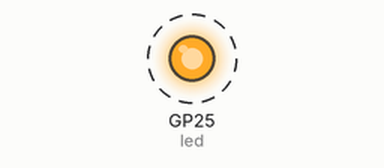
Simulated run of this program. Board: Raspberry Pi Pico running MicroPython. On the bench: output pins drawn as LEDs (lit = HIGH). Dashed ring = blinking. WiFi joins after 1.5 s; what the program prints to the serial console is not drawn.

Above: at 5.05 s.
Timing chart, 0 to 8.0 s (numbered marks = the images above):
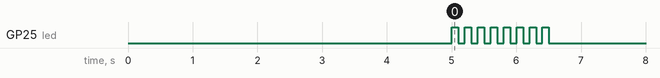

Measured:
- by itself, GP25 (led): alternates HIGH for 0.10 s and LOW for 0.10 s, 16 changes in all, then stays LOW

The program:

pico-door-sensor.py
```python
# Simple Door Sensor with 2 Classes for Pico 2W
# Easy to understand, perfect for school projects!

from machine import Pin
import time
import network

# Change this to your WiFi info
WIFI_NAME = "FIU_Public_Wifi"
WIFI_PASSWORD = "OrangePanther"

class LED:
    """Simple LED class for visual feedback"""

    def __init__(self):
        """Set up the built-in LED"""
        self.led = Pin(25, Pin.OUT)

    def blink_fast(self):
        """Fast blink for door open alert"""
        for _ in range(8):
            self.led.on()
            time.sleep(0.1)
            self.led.off()
            time.sleep(0.1)

    def blink_slow(self):
        """Slow blink for door closed confirmation"""
        for _ in range(3):
            self.led.on()
            time.sleep(0.4)
            self.led.off()
            time.sleep(0.3)

class DoorSensor:
    """Main door sensor class that controls everything"""

    def __init__(self):
        """Set up the door sensor system"""
        self.sensor = Pin(18, Pin.IN, Pin.PULL_UP)  # Reed switch on pin 18
        self.led = LED()                            # Create LED controller
        self.last_state = None                      # Track door state changes

        print("🚪 Door Sensor Ready!")
        print("Connect reed switch to pin 18 and ground")

    def connect_wifi(self):
        """Connect to WiFi network"""
        if WIFI_NAME != "YourWiFi":
            try:
                wifi = network.WLAN(network.STA_IF)
                wifi.active(True)
                print(f"Connecting to {WIFI_NAME}...")
                wifi.connect(WIFI_NAME, WIFI_PASSWORD)
                time.sleep(5)

                if wifi.isconnected():
                    ip = wifi.ifconfig()[0]
                    print(f"✅ WiFi connected: {ip}")
                else:
                    print("❌ WiFi connection failed")
            except Exception as e:
                print(f"❌ WiFi error: {e}")
        else:
            print("⚠️ Update WiFi settings in code")

    def is_door_open(self):
        """Check if door is currently open"""
        return self.sensor.value() == 1

    def run(self):
        """Main monitoring loop"""
        # Connect to WiFi first
        self.connect_wifi()

        print("\n🔍 Monitoring door...")
        print("🛑 Press Ctrl+C to stop")

        try:
            while True:
                # Check current door state
                door_open = self.is_door_open()

                # Only act if state changed
                if door_open != self.last_state:
                    if door_open:
                        print("🚨 DOOR OPENED!")
                        self.led.blink_fast()
                    else:
                        print("✅ Door closed")
                        self.led.blink_slow()

                    # Remember new state
                    self.last_state = door_open

                # Small delay to prevent excessive CPU usage
                time.sleep(0.1)

        except KeyboardInterrupt:
            print("\n🛑 Sensor stopped by user")
            print("✅ Program ended")

# Create and run the door sensor
print("🎯 Pico 2W Door Sensor")
print("🎓 School Project Edition")
print("=" * 30)

sensor = DoorSensor()
sensor.run()
```
